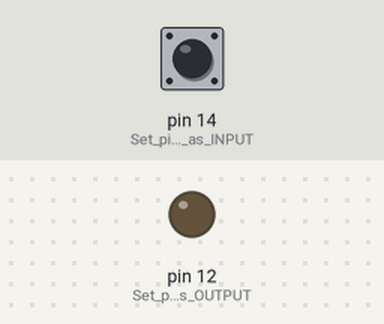
The sketch below on a simulated Arduino Uno, built with avr-gcc and run on an emulated ATmega328P. On the bench: output pins drawn as LEDs (lit = HIGH). Inputs (shaded band) come from the test bench; at power-on: pin 14 (Set_pin_14_as_INPUT) LOW. What the sketch prints to the serial monitor is not drawn.

Above: at 1.2 s.
1.3 s: pin 14 (Set_pin_14_as_INPUT) pulled HIGH for 0.15 s
At 1.37 s:
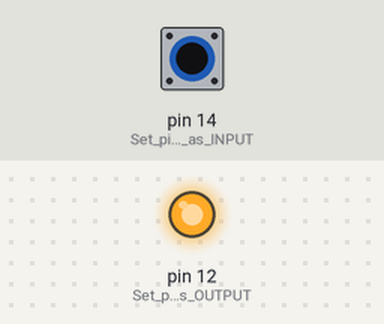
2.9 s: pin 14 (Set_pin_14_as_INPUT) pulled HIGH for 3.2 s
At 7.4 s:
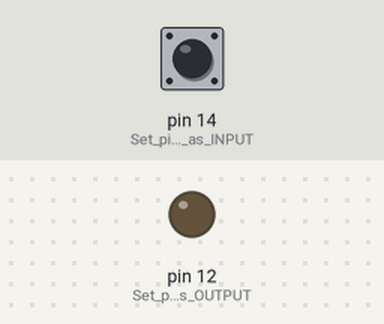
Timing chart, 0 to 8.9 s (numbered marks = the images above; inputs shaded):
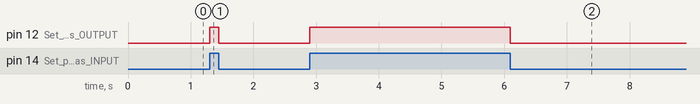

The sketch:

touch_sensor.ino
```cpp
//Set variable val to 0
int val = 0;

void setup() {
  pinMode(14,INPUT);//Set pin 14 as INPUT
  pinMode(12, OUTPUT);//Set pin 12 as OUTPUT
  Serial.begin(115200);//Set birate transfer/second as 115200
}

void loop() {
  val = digitalRead(14);//Checks pin 14 to see if it is low or high
  Serial.println(val);

  //If val =1
  if(val == 1){
    digitalWrite(12, HIGH);//Set pin 12 to HIGH
   }
   //If val does not equal 1
   else {
    digitalWrite(12, LOW);//Set pin 12 to LOW
    }

}
```

Measured:
- after the input at 1.3 s, pin 12 (Set_pin_12_as_OUTPUT): LOW → HIGH at once, → LOW 0.15 s later
- after the input at 2.9 s, pin 12 (Set_pin_12_as_OUTPUT): LOW → HIGH at once, → LOW 3.2 s later
